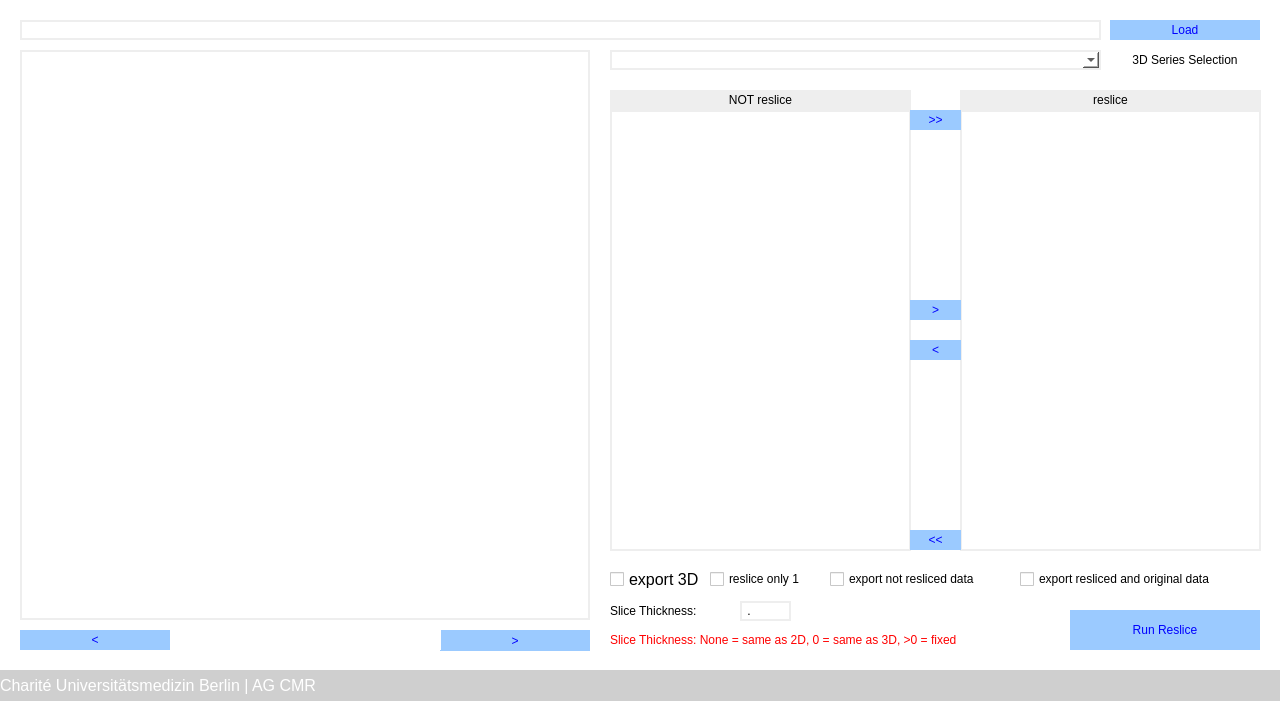
<?xml version="1.0" encoding="UTF-8"?>
<ui version="4.0">
 <class>MainWindow</class>
 <widget class="QMainWindow" name="MainWindow">
  <property name="geometry">
   <rect>
    <x>0</x>
    <y>0</y>
    <width>1280</width>
    <height>720</height>
   </rect>
  </property>
  <property name="windowTitle">
   <string>Reslice3Dto2D</string>
  </property>
  <property name="styleSheet">
   <string notr="true">background-color: rgb(255, 255, 255);</string>
  </property>
  <widget class="QWidget" name="centralwidget">
   <widget class="QLabel" name="lbl_image_view">
    <property name="geometry">
     <rect>
      <x>20</x>
      <y>50</y>
      <width>570</width>
      <height>570</height>
     </rect>
    </property>
    <property name="styleSheet">
     <string notr="true">border-color: rgb(238, 238, 238);
border-width : 2px;
border-style:solid;
</string>
    </property>
    <property name="text">
     <string/>
    </property>
    <property name="alignment">
     <set>Qt::AlignLeading|Qt::AlignLeft|Qt::AlignTop</set>
    </property>
   </widget>
   <widget class="QPushButton" name="btn_reslice">
    <property name="geometry">
     <rect>
      <x>1070</x>
      <y>610</y>
      <width>190</width>
      <height>40</height>
     </rect>
    </property>
    <property name="styleSheet">
     <string notr="true">QPushButton
{
color: rgb(0, 0, 255);
background-color: rgb(155, 202, 255);
border: 0px;
}

QPushButton::pressed
{
color: rgb(0, 0, 255);
background-color: rgb(155, 202, 255);
border: 0px;
}

QPushButton::hover
{
color: rgb(155, 202, 255);
background-color: rgb(0, 0, 255);
border: 0px;
font-weight: bold;
}</string>
    </property>
    <property name="text">
     <string>Run Reslice</string>
    </property>
   </widget>
   <widget class="QPushButton" name="btn_load">
    <property name="geometry">
     <rect>
      <x>1110</x>
      <y>20</y>
      <width>150</width>
      <height>20</height>
     </rect>
    </property>
    <property name="styleSheet">
     <string notr="true">QPushButton
{
color: rgb(0, 0, 255);
background-color: rgb(155, 202, 255);
border: 0px;
}

QPushButton::pressed
{
color: rgb(0, 0, 255);
background-color: rgb(155, 202, 255);
border: 0px;
}

QPushButton::hover
{
color: rgb(155, 202, 255);
background-color: rgb(0, 0, 255);
border: 0px;
font-weight: bold;
}</string>
    </property>
    <property name="text">
     <string>Load</string>
    </property>
   </widget>
   <widget class="QPushButton" name="btn_image_previous">
    <property name="geometry">
     <rect>
      <x>20</x>
      <y>630</y>
      <width>150</width>
      <height>20</height>
     </rect>
    </property>
    <property name="styleSheet">
     <string notr="true">QPushButton
{
color: rgb(0, 0, 255);
background-color: rgb(155, 202, 255);
border: 0px;
}

QPushButton::pressed
{
color: rgb(0, 0, 255);
background-color: rgb(155, 202, 255);
border: 0px;
}

QPushButton::hover
{
color: rgb(155, 202, 255);
background-color: rgb(0, 0, 255);
border: 0px;
font-weight: bold;
}QPushButton
{
color: rgb(0, 0, 255);
background-color: rgb(155, 202, 255);
border: 0px;
}

QPushButton::pressed
{
color: rgb(0, 0, 255);
background-color: rgb(155, 202, 255);
border: 0px;
}

QPushButton::hover
{
color: rgb(155, 202, 255);
background-color: rgb(0, 0, 255);
border: 0px;
font-weight: bold;
}QPushButton
{
color: rgb(0, 0, 255);
background-color: rgb(155, 202, 255);
border: 0px;
}

QPushButton::pressed
{
color: rgb(0, 0, 255);
background-color: rgb(155, 202, 255);
border: 0px;
}

QPushButton::hover
{
color: rgb(155, 202, 255);
background-color: rgb(0, 0, 255);
border: 0px;
font-weight: bold;
}</string>
    </property>
    <property name="text">
     <string>&lt;</string>
    </property>
   </widget>
   <widget class="QComboBox" name="dd_series3D">
    <property name="geometry">
     <rect>
      <x>610</x>
      <y>50</y>
      <width>491</width>
      <height>20</height>
     </rect>
    </property>
    <property name="styleSheet">
     <string notr="true">border-color: rgb(238, 238, 238);
border-width : 2px;
border-style:solid;</string>
    </property>
   </widget>
   <widget class="QPushButton" name="btn_image_next">
    <property name="geometry">
     <rect>
      <x>440</x>
      <y>630</y>
      <width>150</width>
      <height>21</height>
     </rect>
    </property>
    <property name="styleSheet">
     <string notr="true">QPushButton
{
color: rgb(0, 0, 255);
background-color: rgb(155, 202, 255);
border: 0px;
}

QPushButton::pressed
{
color: rgb(0, 0, 255);
background-color: rgb(155, 202, 255);
border: 0px;
}

QPushButton::hover
{
color: rgb(155, 202, 255);
background-color: rgb(0, 0, 255);
border: 0px;
font-weight: bold;
}QPushButton
{
color: rgb(0, 0, 255);
background-color: rgb(155, 202, 255);
border: 0px;
}

QPushButton::pressed
{
color: rgb(0, 0, 255);
background-color: rgb(155, 202, 255);
border: 0px;
}

QPushButton::hover
{
color: rgb(155, 202, 255);
background-color: rgb(0, 0, 255);
border: 0px;
font-weight: bold;
}QPushButton
{
color: rgb(0, 0, 255);
background-color: rgb(155, 202, 255);
border: 0px;
}

QPushButton::pressed
{
color: rgb(0, 0, 255);
background-color: rgb(155, 202, 255);
border: 0px;
}

QPushButton::hover
{
color: rgb(155, 202, 255);
background-color: rgb(0, 0, 255);
border: 0px;
font-weight: bold;
}</string>
    </property>
    <property name="text">
     <string>&gt;</string>
    </property>
   </widget>
   <widget class="QLabel" name="label">
    <property name="geometry">
     <rect>
      <x>1110</x>
      <y>50</y>
      <width>150</width>
      <height>20</height>
     </rect>
    </property>
    <property name="text">
     <string>3D Series Selection</string>
    </property>
    <property name="alignment">
     <set>Qt::AlignCenter</set>
    </property>
   </widget>
   <widget class="QLabel" name="txt_load_path">
    <property name="enabled">
     <bool>true</bool>
    </property>
    <property name="geometry">
     <rect>
      <x>20</x>
      <y>20</y>
      <width>1081</width>
      <height>20</height>
     </rect>
    </property>
    <property name="styleSheet">
     <string notr="true">border-color: rgb(238, 238, 238);
border-width : 2px;
border-style:solid;</string>
    </property>
    <property name="text">
     <string/>
    </property>
   </widget>
   <widget class="QLabel" name="lbl_image">
    <property name="geometry">
     <rect>
      <x>170</x>
      <y>630</y>
      <width>271</width>
      <height>20</height>
     </rect>
    </property>
    <property name="text">
     <string/>
    </property>
    <property name="alignment">
     <set>Qt::AlignCenter</set>
    </property>
   </widget>
   <widget class="QListWidget" name="lst_exclude">
    <property name="geometry">
     <rect>
      <x>610</x>
      <y>110</y>
      <width>301</width>
      <height>441</height>
     </rect>
    </property>
    <property name="styleSheet">
     <string notr="true">border-color: rgb(238, 238, 238);
border-width : 2px;
border-style:solid;</string>
    </property>
    <property name="selectionMode">
     <enum>QAbstractItemView::MultiSelection</enum>
    </property>
    <property name="flow">
     <enum>QListView::TopToBottom</enum>
    </property>
    <property name="batchSize">
     <number>100</number>
    </property>
   </widget>
   <widget class="QListWidget" name="lst_include">
    <property name="geometry">
     <rect>
      <x>960</x>
      <y>110</y>
      <width>301</width>
      <height>441</height>
     </rect>
    </property>
    <property name="styleSheet">
     <string notr="true">border-color: rgb(238, 238, 238);
border-width : 2px;
border-style:solid;</string>
    </property>
    <property name="selectionMode">
     <enum>QAbstractItemView::MultiSelection</enum>
    </property>
   </widget>
   <widget class="QPushButton" name="btn_include">
    <property name="geometry">
     <rect>
      <x>910</x>
      <y>300</y>
      <width>51</width>
      <height>20</height>
     </rect>
    </property>
    <property name="styleSheet">
     <string notr="true">QPushButton
{
color: rgb(0, 0, 255);
background-color: rgb(155, 202, 255);
border: 0px;
}

QPushButton::pressed
{
color: rgb(0, 0, 255);
background-color: rgb(155, 202, 255);
border: 0px;
}

QPushButton::hover
{
color: rgb(155, 202, 255);
background-color: rgb(0, 0, 255);
border: 0px;
font-weight: bold;
}</string>
    </property>
    <property name="text">
     <string>&gt;</string>
    </property>
   </widget>
   <widget class="QPushButton" name="btn_include_all">
    <property name="geometry">
     <rect>
      <x>910</x>
      <y>110</y>
      <width>51</width>
      <height>20</height>
     </rect>
    </property>
    <property name="styleSheet">
     <string notr="true">QPushButton
{
color: rgb(0, 0, 255);
background-color: rgb(155, 202, 255);
border: 0px;
}

QPushButton::pressed
{
color: rgb(0, 0, 255);
background-color: rgb(155, 202, 255);
border: 0px;
}

QPushButton::hover
{
color: rgb(155, 202, 255);
background-color: rgb(0, 0, 255);
border: 0px;
font-weight: bold;
}</string>
    </property>
    <property name="text">
     <string>&gt;&gt;</string>
    </property>
   </widget>
   <widget class="QPushButton" name="btn_exclude_all">
    <property name="geometry">
     <rect>
      <x>910</x>
      <y>530</y>
      <width>51</width>
      <height>20</height>
     </rect>
    </property>
    <property name="styleSheet">
     <string notr="true">QPushButton
{
color: rgb(0, 0, 255);
background-color: rgb(155, 202, 255);
border: 0px;
}

QPushButton::pressed
{
color: rgb(0, 0, 255);
background-color: rgb(155, 202, 255);
border: 0px;
}

QPushButton::hover
{
color: rgb(155, 202, 255);
background-color: rgb(0, 0, 255);
border: 0px;
font-weight: bold;
}</string>
    </property>
    <property name="text">
     <string>&lt;&lt;</string>
    </property>
   </widget>
   <widget class="QPushButton" name="btn_exclude">
    <property name="geometry">
     <rect>
      <x>910</x>
      <y>340</y>
      <width>51</width>
      <height>20</height>
     </rect>
    </property>
    <property name="styleSheet">
     <string notr="true">QPushButton
{
color: rgb(0, 0, 255);
background-color: rgb(155, 202, 255);
border: 0px;
}

QPushButton::pressed
{
color: rgb(0, 0, 255);
background-color: rgb(155, 202, 255);
border: 0px;
}

QPushButton::hover
{
color: rgb(155, 202, 255);
background-color: rgb(0, 0, 255);
border: 0px;
font-weight: bold;
}</string>
    </property>
    <property name="text">
     <string>&lt;</string>
    </property>
   </widget>
   <widget class="QLabel" name="label_2">
    <property name="geometry">
     <rect>
      <x>610</x>
      <y>90</y>
      <width>301</width>
      <height>20</height>
     </rect>
    </property>
    <property name="styleSheet">
     <string notr="true">background-color: rgb(238, 238, 238);</string>
    </property>
    <property name="text">
     <string>NOT reslice</string>
    </property>
    <property name="alignment">
     <set>Qt::AlignCenter</set>
    </property>
   </widget>
   <widget class="QLabel" name="label_3">
    <property name="geometry">
     <rect>
      <x>960</x>
      <y>90</y>
      <width>301</width>
      <height>20</height>
     </rect>
    </property>
    <property name="styleSheet">
     <string notr="true">background-color: rgb(238, 238, 238);</string>
    </property>
    <property name="text">
     <string>reslice</string>
    </property>
    <property name="alignment">
     <set>Qt::AlignCenter</set>
    </property>
   </widget>
   <widget class="QCheckBox" name="cb_export_3D">
    <property name="geometry">
     <rect>
      <x>610</x>
      <y>570</y>
      <width>91</width>
      <height>18</height>
     </rect>
    </property>
    <property name="font">
     <font>
      <family>Arial</family>
      <pointsize>12</pointsize>
     </font>
    </property>
    <property name="text">
     <string>export 3D</string>
    </property>
   </widget>
   <widget class="QCheckBox" name="cb_export_exclude">
    <property name="geometry">
     <rect>
      <x>830</x>
      <y>570</y>
      <width>181</width>
      <height>18</height>
     </rect>
    </property>
    <property name="text">
     <string>export not resliced data</string>
    </property>
   </widget>
   <widget class="QCheckBox" name="cb_export_original">
    <property name="geometry">
     <rect>
      <x>1020</x>
      <y>570</y>
      <width>241</width>
      <height>18</height>
     </rect>
    </property>
    <property name="text">
     <string>export resliced and original data</string>
    </property>
   </widget>
   <widget class="QLabel" name="label_5">
    <property name="geometry">
     <rect>
      <x>610</x>
      <y>601</y>
      <width>121</width>
      <height>20</height>
     </rect>
    </property>
    <property name="text">
     <string>Slice Thickness:</string>
    </property>
    <property name="alignment">
     <set>Qt::AlignLeading|Qt::AlignLeft|Qt::AlignVCenter</set>
    </property>
   </widget>
   <widget class="QLineEdit" name="txt_slice_thickness">
    <property name="geometry">
     <rect>
      <x>740</x>
      <y>601</y>
      <width>51</width>
      <height>20</height>
     </rect>
    </property>
    <property name="styleSheet">
     <string notr="true">border-color: rgb(238, 238, 238);
border-width : 2px;
border-style:solid;</string>
    </property>
    <property name="inputMask">
     <string>0.00</string>
    </property>
    <property name="text">
     <string>.</string>
    </property>
   </widget>
   <widget class="QCheckBox" name="cb_reslice_one">
    <property name="geometry">
     <rect>
      <x>710</x>
      <y>570</y>
      <width>111</width>
      <height>18</height>
     </rect>
    </property>
    <property name="text">
     <string>reslice only 1</string>
    </property>
   </widget>
   <widget class="QLabel" name="label_6">
    <property name="geometry">
     <rect>
      <x>610</x>
      <y>630</y>
      <width>460</width>
      <height>20</height>
     </rect>
    </property>
    <property name="styleSheet">
     <string notr="true">color: rgb(255, 0, 0);</string>
    </property>
    <property name="text">
     <string>Slice Thickness: None = same as 2D, 0 = same as 3D, &gt;0 = fixed</string>
    </property>
    <property name="alignment">
     <set>Qt::AlignLeading|Qt::AlignLeft|Qt::AlignVCenter</set>
    </property>
    <property name="wordWrap">
     <bool>false</bool>
    </property>
   </widget>
   <widget class="QLabel" name="label_8">
    <property name="geometry">
     <rect>
      <x>0</x>
      <y>670</y>
      <width>1281</width>
      <height>31</height>
     </rect>
    </property>
    <property name="font">
     <font>
      <family>Arial</family>
      <pointsize>12</pointsize>
      <weight>9</weight>
      <italic>false</italic>
      <bold>false</bold>
     </font>
    </property>
    <property name="styleSheet">
     <string notr="true">color: rgb(255, 255, 255);
background-color: rgb(207, 207, 207);
font: 75 12pt &quot;Arial&quot;;</string>
    </property>
    <property name="text">
     <string>Charité Universitätsmedizin Berlin | AG CMR</string>
    </property>
    <property name="alignment">
     <set>Qt::AlignLeading|Qt::AlignLeft|Qt::AlignVCenter</set>
    </property>
    <property name="wordWrap">
     <bool>true</bool>
    </property>
   </widget>
  </widget>
 </widget>
 <resources/>
 <connections/>
</ui>
